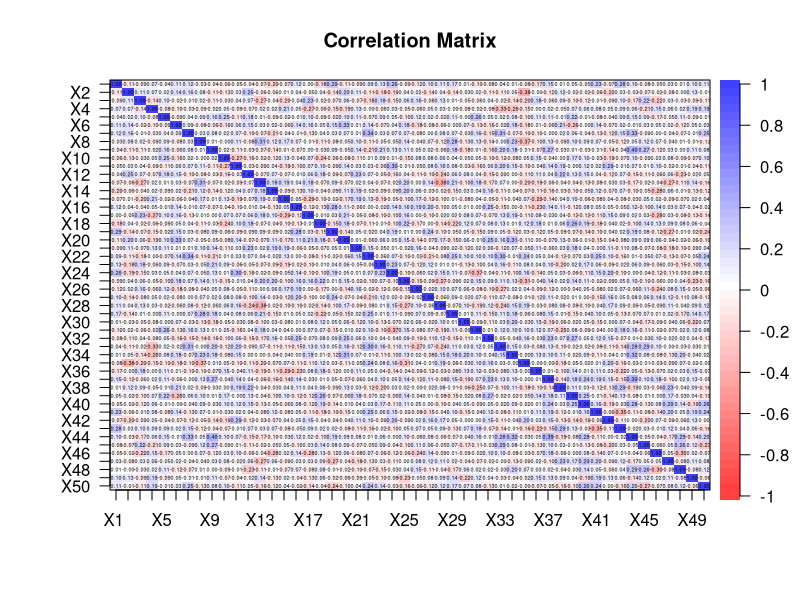
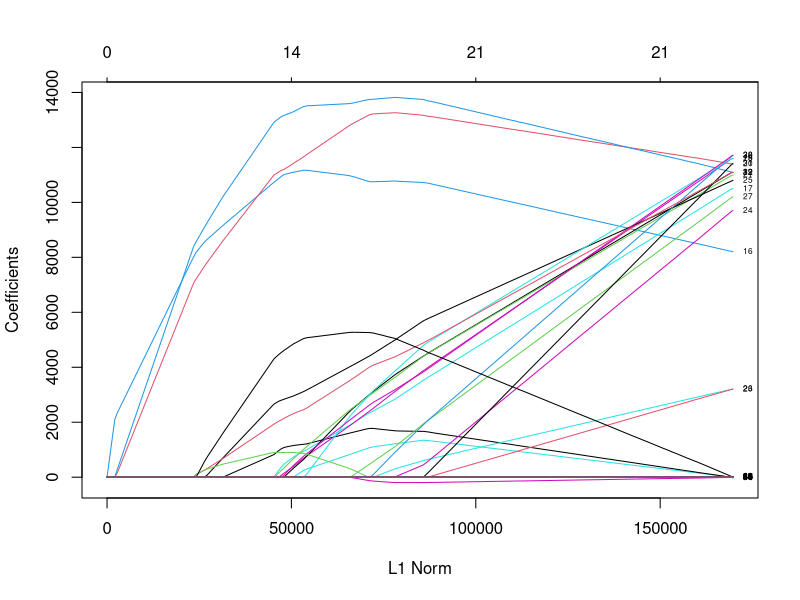
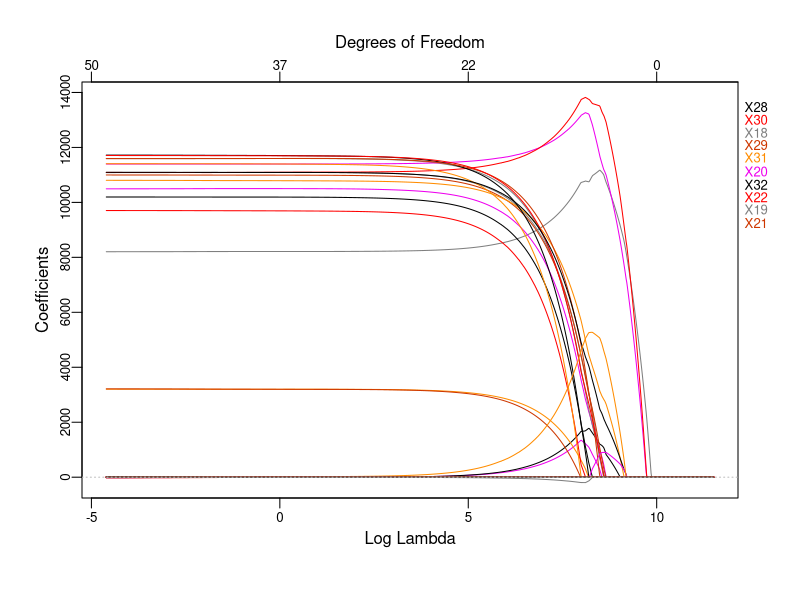
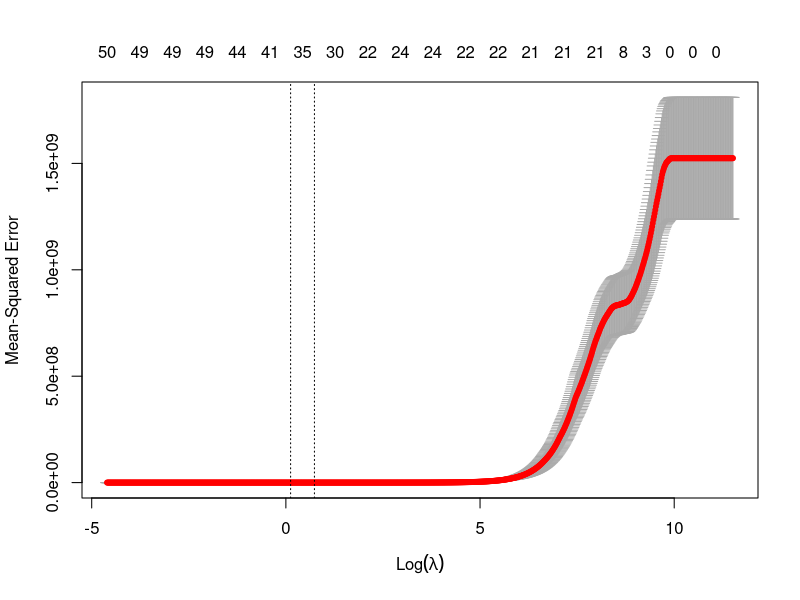
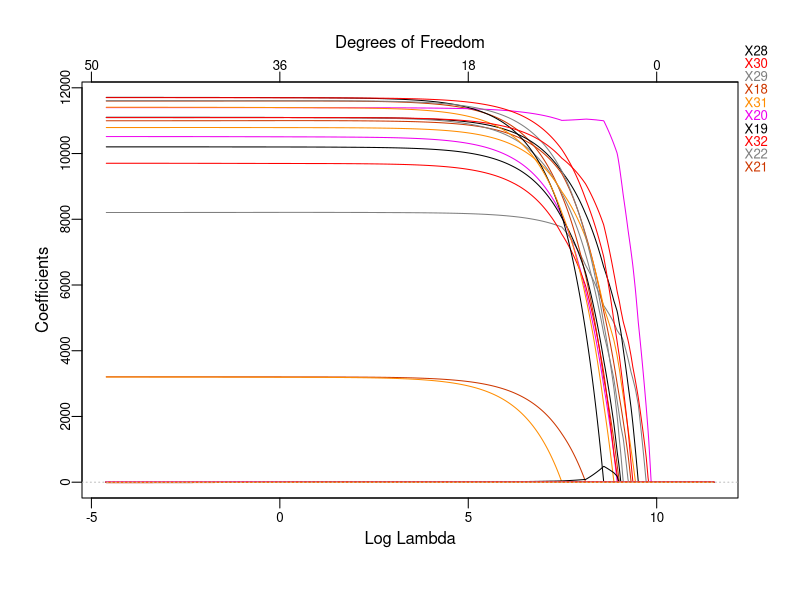
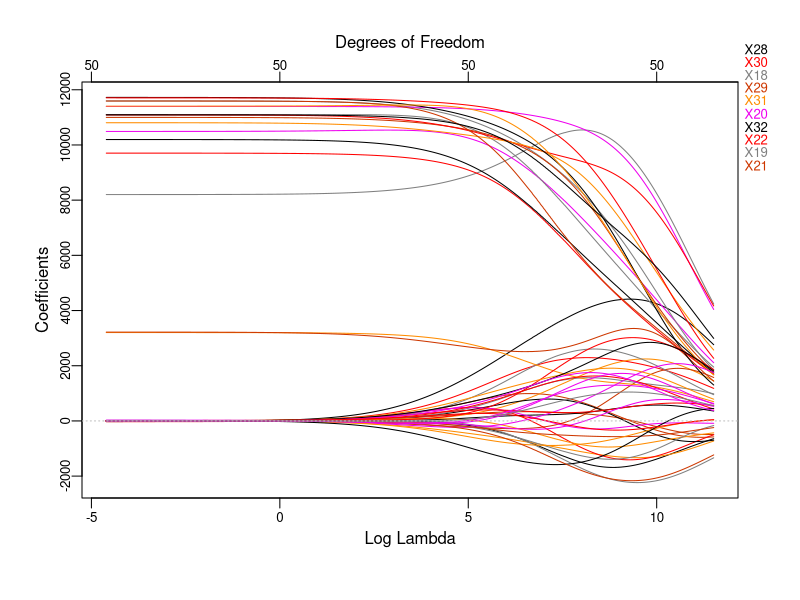
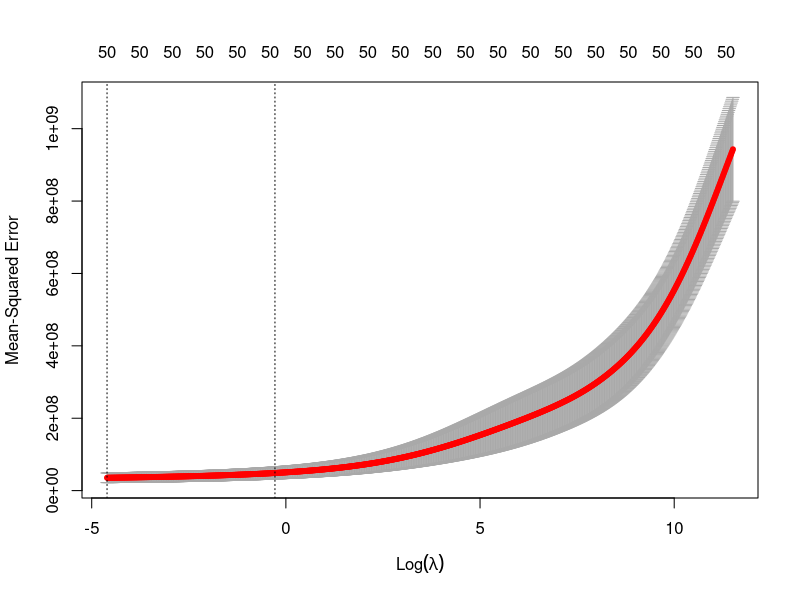
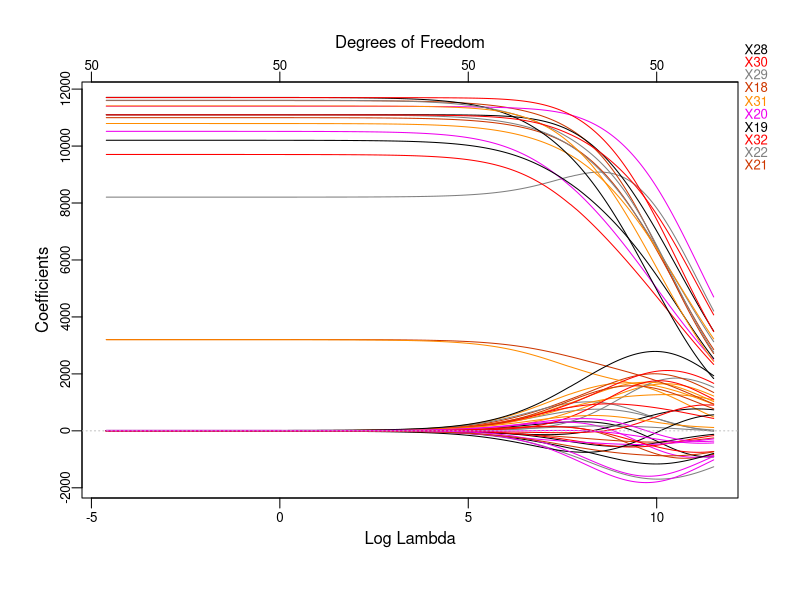

These charts were generated, in order, by the following R code:
####################################################
####################### Setup ######################
####################################################
library(glmnet)   # Load the "glmnet" package
library(plotmo)   # Load the "plotmo" package
library(corrplot) # Load the "corrplot" package
library(psych)    # Load the "psych" package
library(leaps)    # Load the "leaps" package for BSS and stepwise
library(car)      # Load the "car" package for Variance Inflation Factor (VIF) calculation

# Load the dataset
data <- read.csv("RegressionDataset_DA_group1.csv", header = T, na.strings = "?")

head(data)
data <- na.omit(data) # Remove rows with missing values

set.seed(1985)        # Use a fixed seed for reproducibility of the experiment

# Save "Y" values in "y" and all values except for "Y" in "x"
x <- model.matrix(Y ~ ., data)[, -1] # Save all values except for "Y"
y <- data$Y # Save "Y" values

train <- sample(1:nrow(x), 0.8 * nrow(x)) # Sample 80% of the data for training set
test <- (-train)  # The remaining data will be the test set
y.test <- y[test] # Save test set "Y" values

# Parameters
n <- nrow(data[train, ]) # Number of observations in the training set
p <- ncol(x[train, ])    # Number of regressors

####################################################
############### Preliminary analysis ###############
####################################################

############### Correlation Matrix #################
dev.new()
corData <- round(cor(x), digits = 2) # Calculate the correlation matrix of x and round the values to 2 decimal places
# Uncomment the next line to save the plot as a PDF file
# pdf(file="corr.pdf", width=26, height=15)
corPlot(corData, cex = 0.22, show.legend = TRUE, main = "Correlation Matrix") # Plot the correlation matrix with specified font size and display legend
# dev.off()

####################################################
################## Linear Model ####################
####################################################
lm.mod <- lm(Y ~ ., data = data[train, ]) # Fit a linear regression model to the data, using all variables in training set
summary(lm.mod) # Get the summary of the model
lm.predict <- predict(lm.mod, newdata = (data[test, ])) # Make predictions using the model on the test data
lm.coeff <- coef(lm.mod) # Get the coefficients of the model
lm.mse <- mean((lm.predict - y[test])^2) # Calculate the mean squared error between the predicted values and the actual values in the test data
lm.mse # Display the mean squared error

# vif(lm.mod) # verifica la collinearità dei dati #CANCELLARE?????????

####################################################
###################### BSS #########################
####################################################
# The following code performs BSS, which is computationally inefficient, however, since it both has a p
# approximately greater than 30 
# full.regfit <- regsubsets(Y ~ ., nvmax = variables_selected, data = data[train, ], really.big = T)
# summary(full.regfit)

####################################################
################### Stepwise #######################
####################################################
# The following code performs forward, backward, and hybrid selection on the training data 
# using the 'regsubsets' function from the 'leaps' package. 
# The function returns the best subset of predictors for each method of selection.
# The performance of each method is evaluated by computing the mean squared error (MSE) 
# between the predicted values and the actual values of the response variable on the test data.
# Finally, the coefficients of the best models are rounded to the nearest 100 and converted to UTF-8 format.

################# Forward selection ################
fwd.regfit <- regsubsets(Y ~ ., data = data[train, ], nvmax = p, method = "forward") # Forward selection on the training data
summary(fwd.regfit) # Summary of the results of forward selection

################# Backward selection ################
bwd.regfit <- regsubsets(Y ~ ., data = data[train, ], nvmax = p, method = "backward") # Backward selection on the training data
summary(bwd.regfit) # Summary of the results of forward selection

################# Hybrid selection ################
hyb.regfit <- regsubsets(Y ~ ., data = data[train, ], nvmax = p, method = "seqrep") # Hybrid selection on the training data
summary(hyb.regfit) # Summary of the results of forward selection

####################### Test ######################
test.mat <- model.matrix(Y ~ ., data = data[test, ]) #Model matrix for the test data

############ Test on backward selection ############
# The following lines evaluate the performance of the best model obtained from backward selection
val.errors <- rep(NA, p) # Creates a vector of NA values with length 'p' to store the MSE values for each model

for (i in 1:p) {
  coefi <- coef(bwd.regfit, id = i)           # Extracts the coefficients for the i-th model obtained from backward selection
  pred <- test.mat[, names(coefi)] %*% coefi  # Computes the predicted values for the response variable
  val.errors[i] <- mean((y[test] - pred)^2)   # Computes the MSE for the i-th model and stores it in the 'val.errors' vector
}

min <- which.min(val.errors) # Index of the minimum MSE value
bwd.mse <- val.errors[min]   # Stores the minimum MSE value in 'bwd.mse'
bwd.coef <- coef(bwd.regfit, min) # Extracts the coefficients for the best model obtained from backward selection

########### Test on forward selection ###########
# The following lines evaluate the performance of the best model obtained from forward selection
val.errors <- rep(NA, p) # Creates a vector of NA values with length 'p' to store the MSE values for each model

for (i in 1:p) {
  coefi <- coef(fwd.regfit, id = i)           # Extracts the coefficients for the i-th model obtained from forward selection
  pred <- test.mat[, names(coefi)] %*% coefi  # Computes the predicted values for the response variable
  val.errors[i] <- mean((y[test] - pred)^2)   # Computes the MSE for the i-th model and stores it in the 'val.errors' vector
}

min <- which.min(val.errors) # Index of the minimum MSE value
fwd.mse <- val.errors[min]   # Stores the minimum MSE value in 'fwd.mse'
fwd.coef <- coef(fwd.regfit, which.min(val.errors)) # Extracts the coefficients for the best model obtained from forward selection

############ Test on hybrid selection ############
# The following lines evaluate the performance of the best model obtained from hybrid selection
val.errors <- rep(NA, p) # Creates a vector of NA values with length 'p' to store the MSE values for each model

for (i in 1:p) {
  coefi <- coef(hyb.regfit, id = i)           # Extracts the coefficients for the i-th model obtained from hybrid selection
  pred <- test.mat[, names(coefi)] %*% coefi  # Computes the predicted values for the response variable
  val.errors[i] <- mean((y[test] - pred)^2)   # Computes the MSE for the i-th model and stores it in the 'val.errors' vector
}

# The best model is the one that contains which.min(val.errors) (ten in the book) variables.
min <- which.min(val.errors) # Index of the minimum MSE value
hyb.mse <- val.errors[min] # Stores the minimum MSE value in 'hyb.mse'
hyb.coef <- coef(hyb.regfit, which.min(val.errors)) # Extracts the coefficients for the best model obtained from hybrid selection

################### Print Results ##################
bwd.predictors <- round(bwd.coef / 100, digits = 0) # Round the values in bwd.coef and divide by 100, with 0 decimal places
intToUtf8(bwd.predictors) # Convert the values in bwd.predictors to UTF-8 encoded integers

fwd.predictors <- round(fwd.coef / 100, digits = 0) # Round the values in fwd.coef and divide by 100, with 0 decimal places
intToUtf8(fwd.predictors) # Convert the values in fwd.predictors to UTF-8 encoded integers

hyb.predictors <- round(hyb.coef / 100, digits = 0) # Round the values in hyb.coef and divide by 100, with 0 decimal places
intToUtf8(hyb.predictors) # Convert the values in hyb.predictors to UTF-8 encoded integers

####################################################
###################### LASSO #######################
####################################################
grid <- 10^seq(5, -2, length = 1000) # Define a sequence of 1000 numbers logarithmically spaced between 10^5 and 10^-2

# use the argument alpha = 1 to perform lasso
lasso.mod <- glmnet(x[train, ], y[train], alpha = 1, lambda = grid) # Fit a lasso regression model with alpha=1 and the grid of lambda values defined earlier

dev.new()
plot(lasso.mod, label = T) # Plot the model fit to the training data as a function of L1 norm

dev.new()
plot_glmnet(lasso.mod, xvar = "lambda") # Plot the model fit to the training data as a function of log lambda using plot_glmnet() function

# Perform 10-fold cross-validation to determine the best lambda value for the lasso model
cv.out <- cv.glmnet(x[train, ], y[train], alpha = 1, lambda = grid)

dev.new()
plot(cv.out) # Plot the cross-validation results

bestlam <- cv.out$lambda.1se # Determine the best lambda value based on the cross-validation results, we choose the 1se to select
                             # the most parsimonious model with low error 
# bestlam <- cv.out$lambda.min # If you want the minimum only based on MSE

lasso.pred <- predict(lasso.mod, s = bestlam, newx = x[test, ]) # Use the best lambda value to make predictions on the test data
lasso.mse <- mean((lasso.pred - y[test])^2) # Calculate the mean squared error of the predictions on the test data
lasso.mse # Print the mean squared error

lasso.out <- glmnet(x, y, alpha = 1, lambda = grid) # Fit the lasso model to the entire data set
lasso.coef <- predict(lasso.out, type = "coefficients", s = bestlam)[1:p + 1, ] # Extract coefficients
lasso.coef # Print the coefficient values
lasso.coef[lasso.coef != 0] # Print the non-zero coefficient values
cat("Number of coefficients equal to 0:", sum(lasso.coef == 0), "\n") # Print the number of coefficients equal to 0

dev.new()
plot_glmnet(lasso.out, xvar = "lambda") # Plot the lasso model fit to the entire data set as a function of log lambda using plot_glmnet() function

################### Print Results ##################
# Round the coefficient values to the nearest 100 and convert the result to UTF-8
lasso.predictors <- round(lasso.coef / 100, digits = 0)
intToUtf8(lasso.predictors)

####################################################
###################### Ridge #######################
####################################################
grid <- 10^seq(5, -2, length = 1000) # Define a sequence of 1000 numbers logarithmically spaced between 10^5 and 10^-2

# Use the argument alpha = 0 to perform ridge
ridge.mod <- glmnet(x[train, ], y[train], alpha = 0, lambda = grid) # Fit a ridge regression model with alpha=0 and the grid of lambda values defined earlier

dev.new()
plot_glmnet(ridge.mod, xvar = "lambda") # Plot the ridge regression model, with x-axis as log lambda

# Perform 10-fold cross-validation to determine the best lambda value for the ridge model
cv.out <- cv.glmnet(x[train, ], y[train], alpha = 0, lambda = grid)

dev.new()
plot(cv.out) # Plot the cross-validation results

bestlam <- cv.out$lambda.min # Get the best lambda value from cross-validation

ridge.pred <- predict(ridge.mod, s = bestlam, newx = x[test, ]) # Calculate the predictions using the best lambda value
ridge.mse <- mean((ridge.pred - y[test])^2) # Calculate the mean squared error of the predictions on test set
ridge.mse # Print the mean squared error

ridge.out <- glmnet(x, y, alpha = 0, lambda = grid) # Fit the ridge regression model to the entire data set
ridge.coef <- predict(ridge.out, type = "coefficients", s = bestlam)[1:p + 1, ] # Get the coefficients for the best lambda value
ridge.coef # Print the coefficients

dev.new()
plot_glmnet(ridge.out, xvar = "lambda") # Plot the ridge regression model for the entire data set

################### Print Results ##################
# Round the coefficients and convert to utf-8 format
ridge.predictors <- round(ridge.coef / 100, digits = 0)
intToUtf8(ridge.predictors)

####################################################
################### Elastic Net ####################
####################################################
enet.mod <- glmnet(x[train, ], y[train], alpha = 0.1, lambda = grid) # Fit the Elastic Net Model with an alpha value of 0.1
enet.pred <- predict(enet.mod, s = 0.1, newx = x[test, ]) # Predict using the fitted model and a lambda value of 0.1
min <- mean((enet.pred - y.test)^2) # Calculate the mean squared error
def.alp <- 0 # Initialize default alpha value

# Loop through different alpha values from 0.5 to 0.9 with a step of 0.05
# This loop is more towards the lasso side since it's not recommended to apply ridge for highly uncorrelated data
for (alp in seq(0.5, 0.9, by = 0.05)) {
  enet.mod <- glmnet(x[train, ], y[train], alpha = alp, lambda = grid) # Fit the Elastic Net Model with the current alpha value
  cv.out <- cv.glmnet(x[train, ], y[train], alpha = alp, lambda = grid) # Perform cross-validation to find the best lambda value
  enet.bestlam <- cv.out$lambda.min # Get the best lambda value
  
  enet.pred <- predict(enet.mod, s = enet.bestlam, newx = x[test, ]) # Predict using the fitted model and the best lambda value
  enet.mse <- mean((enet.pred - y.test)^2) # Calculate the mean squared error
  
  # If the current mean squared error is lower than the minimum mean squared error, update the minimum and default alpha value
  if (enet.mse < min) {
    min <- enet.mse
    def.alp <- alp
  }
}

# Fit the Elastic Net Model with the best default alpha value
enet.mod <- glmnet(x[train, ], y[train], alpha = def.alp, lambda = grid)
# Plot the fitted model
dev.new()
plot(enet.mod, label = T)
dev.new()
plot(enet.mod, label = T, xvar = "lambda")
plot_glmnet(enet.mod, xvar = "lambda")

cv.out <- cv.glmnet(x[train, ], y[train], alpha = def.alp, lambda = grid) # Perform cross-validation

# Plot the cross-validation results
dev.new()
plot(cv.out)

enet.bestlam <- cv.out$lambda.min # Get the best lambda value

enet.pred <- predict(enet.mod, s = enet.bestlam, newx = x[test, ]) # Predict using the fitted model and the best lambda value
enet.mse <- mean((enet.pred - y.test)^2) # Calculate the mean squared error

enet.coeff <- predict(enet.mod, type = "coefficients", s = enet.bestlam)[1:p+1, ] # Get the coefficients for the fitted model with the best lambda value

################### Print Results ##################
# Finally, we took the vector with the best predictors estimate, we diveded by 100 and and we make the conversation in ASCII.
enet.predictors <- round(enet.coeff / 100, digits = 0)
intToUtf8(enet.predictors)

####################################################
################# Print all MSE ###################
####################################################
# Finally, we print all calculated MSE values to evaluate the best technique
lm.mse
fwd.mse
bwd.mse
hyb.mse
lasso.mse
ridge.mse
enet.mse
